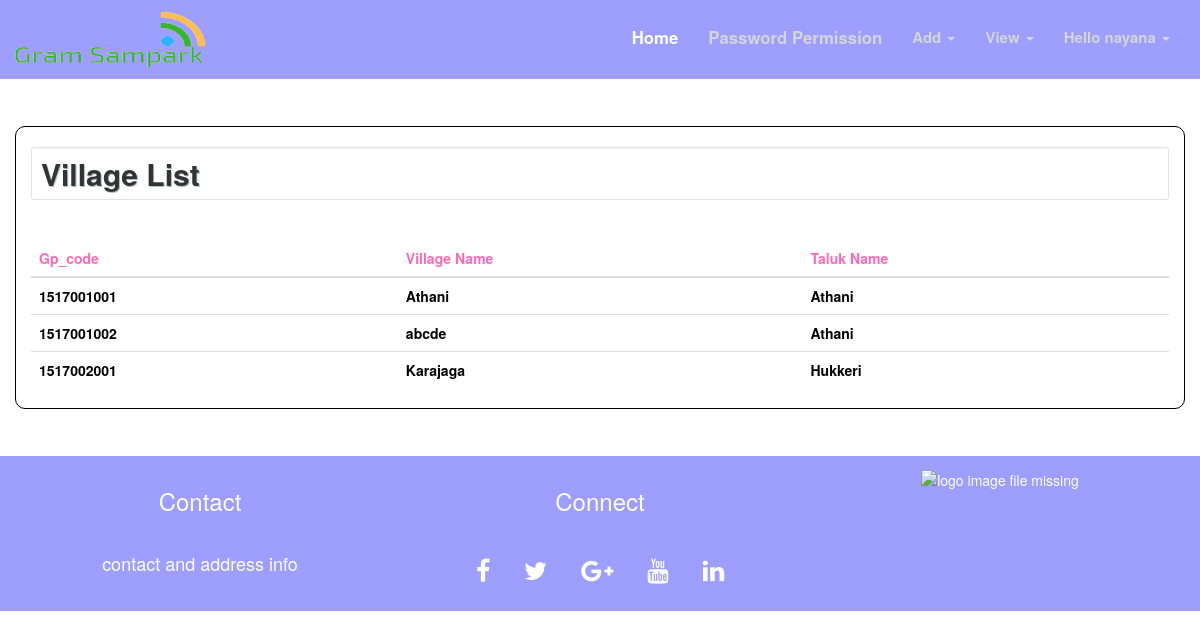
Page /zpadmin/viewvillage.php (signed in) on the committed database.
### tables this page shows
CREATE TABLE `village_list` (
  `gp_code` bigint(20) NOT NULL,
  `tp_code` bigint(20) NOT NULL,
  `village_name` varchar(50) NOT NULL
);

CREATE TABLE `taluk_list` (
  `tp_code` bigint(20) NOT NULL,
  `zp_code` bigint(20) NOT NULL,
  `taluk_name` varchar(50) NOT NULL
);

### zpadmin/viewvillage.php (the view, shortened to what this page needs)
<!DOCTYPE html>
<html>
<head>
</head>
	<body class="bg">
		<?php
			include 'navbar.php';
		?>
		<div class="container-fluid">
			<div class="container" style="border:solid thin black;border-radius: 10px;">
				<h2 class="well well-sm" style="background-color:transparent; animation-duration: 3s;text-shadow:1px 1px 0 #abc2c4;"><b>Village List</b></h2><br>
				<div class="table-responsive w3-animate-zoom">
					<table class="table table-striped" style="color: black; font-weight: bold;">
						<thead>
							<tr>
								<th  style="color: #FF69B4;"><b>Gp_code</b></th>
								<th style="color: #FF69B4;"><b>Village Name</b></th>
								<th style="color: #FF69B4;"><b>Taluk Name</b></th>
							</tr>
						</thead>
						<tbody style="background-color: transparent;">
							<?php
								$servername ="localhost";
								$username= "root";
								$password= "password";
								$dbname = "gramsampark";
								$conn = mysqli_connect($servername, $username, $password,$dbname );
								$sql="select gp_code,taluk_name,village_name from taluk_list,village_list where taluk_list.tp_code=village_list.tp_code";
								$result=mysqli_query($conn, $sql);
								if ($result-> num_rows >0) {
									while ($row= $result-> fetch_assoc()) {
										echo "<tr style='background-color:transparent;'><td>".$row["gp_code"]."</td><td>".$row['village_name']."</td><td>".$row["taluk_name"]."</td></tr>";
									}
								}
								else
								{
									echo "0 result";
								}
							?>
						</tbody>
					</table>
				</div>
			</div>
		</div>
		<?php include 'footer.php'; ?>
	</body>
</html>

### style.css (style rules this page uses)
html, body { height: 100%; width: 100%; }
.container { margin: 4% auto; }
.bg { display: table; position: relative; width: 100%; background-size: cover; height: auto; width: 100%; }

### rows in the picture
village_list: gp_code "1517001001", village_name "Athani", tp_code.taluk_name "Athani"
village_list: gp_code "1517001002", village_name "abcde", tp_code.taluk_name "Athani"
village_list: gp_code "1517002001", village_name "Karajaga", tp_code.taluk_name "Hukkeri"

### other values in the picture
$username "nayana"
